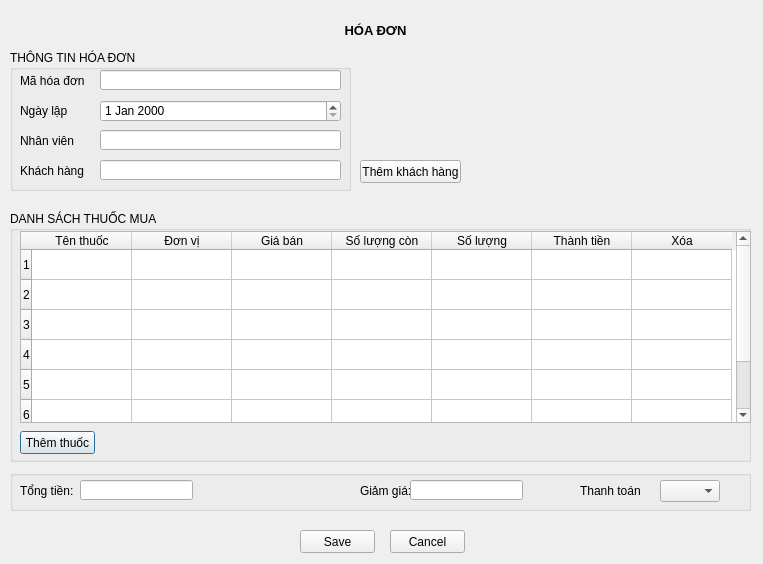
<?xml version="1.0" encoding="UTF-8"?>
<ui version="4.0">
 <class>Dialog</class>
 <widget class="QDialog" name="Dialog">
  <property name="geometry">
   <rect>
    <x>0</x>
    <y>0</y>
    <width>763</width>
    <height>564</height>
   </rect>
  </property>
  <property name="windowTitle">
   <string>Dialog</string>
  </property>
  <widget class="QGroupBox" name="invoice_information">
   <property name="geometry">
    <rect>
     <x>10</x>
     <y>50</y>
     <width>341</width>
     <height>141</height>
    </rect>
   </property>
   <property name="title">
    <string>THÔNG TIN HÓA ĐƠN</string>
   </property>
   <widget class="QLabel" name="label">
    <property name="geometry">
     <rect>
      <x>10</x>
      <y>20</y>
      <width>71</width>
      <height>21</height>
     </rect>
    </property>
    <property name="text">
     <string>Mã hóa đơn</string>
    </property>
   </widget>
   <widget class="QLabel" name="label_2">
    <property name="geometry">
     <rect>
      <x>10</x>
      <y>50</y>
      <width>71</width>
      <height>21</height>
     </rect>
    </property>
    <property name="text">
     <string>Ngày lập</string>
    </property>
   </widget>
   <widget class="QLabel" name="label_4">
    <property name="geometry">
     <rect>
      <x>10</x>
      <y>80</y>
      <width>81</width>
      <height>21</height>
     </rect>
    </property>
    <property name="text">
     <string>Nhân viên</string>
    </property>
   </widget>
   <widget class="QLabel" name="label_5">
    <property name="geometry">
     <rect>
      <x>10</x>
      <y>110</y>
      <width>81</width>
      <height>21</height>
     </rect>
    </property>
    <property name="text">
     <string>Khách hàng</string>
    </property>
   </widget>
   <widget class="QLineEdit" name="invoice_id">
    <property name="geometry">
     <rect>
      <x>90</x>
      <y>20</y>
      <width>241</width>
      <height>20</height>
     </rect>
    </property>
   </widget>
   <widget class="QDateEdit" name="invoice_date">
    <property name="geometry">
     <rect>
      <x>90</x>
      <y>50</y>
      <width>241</width>
      <height>22</height>
     </rect>
    </property>
   </widget>
   <widget class="QLineEdit" name="staff_name">
    <property name="geometry">
     <rect>
      <x>90</x>
      <y>80</y>
      <width>241</width>
      <height>20</height>
     </rect>
    </property>
   </widget>
   <widget class="QLineEdit" name="customer_phone">
    <property name="geometry">
     <rect>
      <x>90</x>
      <y>110</y>
      <width>241</width>
      <height>20</height>
     </rect>
    </property>
   </widget>
  </widget>
  <widget class="QLabel" name="label_3">
   <property name="geometry">
    <rect>
     <x>10</x>
     <y>20</y>
     <width>731</width>
     <height>20</height>
    </rect>
   </property>
   <property name="font">
    <font>
     <pointsize>10</pointsize>
     <weight>75</weight>
     <bold>true</bold>
    </font>
   </property>
   <property name="text">
    <string>HÓA ĐƠN</string>
   </property>
   <property name="alignment">
    <set>Qt::AlignCenter</set>
   </property>
  </widget>
  <widget class="QGroupBox" name="list_medicine">
   <property name="geometry">
    <rect>
     <x>10</x>
     <y>211</y>
     <width>741</width>
     <height>251</height>
    </rect>
   </property>
   <property name="title">
    <string>DANH SÁCH THUỐC MUA</string>
   </property>
   <widget class="QTableWidget" name="buy_list">
    <property name="geometry">
     <rect>
      <x>10</x>
      <y>20</y>
      <width>731</width>
      <height>192</height>
     </rect>
    </property>
    <property name="rowCount">
     <number>7</number>
    </property>
    <row/>
    <row/>
    <row/>
    <row/>
    <row/>
    <row/>
    <row/>
    <column>
     <property name="text">
      <string>Tên thuốc</string>
     </property>
    </column>
    <column>
     <property name="text">
      <string>Đơn vị</string>
     </property>
    </column>
    <column>
     <property name="text">
      <string>Giá bán</string>
     </property>
    </column>
    <column>
     <property name="text">
      <string>Số lượng còn</string>
     </property>
    </column>
    <column>
     <property name="text">
      <string>Số lượng</string>
     </property>
    </column>
    <column>
     <property name="text">
      <string>Thành tiền</string>
     </property>
    </column>
    <column>
     <property name="text">
      <string>Xóa</string>
     </property>
    </column>
   </widget>
   <widget class="QPushButton" name="add_medicine">
    <property name="geometry">
     <rect>
      <x>10</x>
      <y>220</y>
      <width>75</width>
      <height>23</height>
     </rect>
    </property>
    <property name="text">
     <string>Thêm thuốc</string>
    </property>
   </widget>
  </widget>
  <widget class="QPushButton" name="add_medicine_2">
   <property name="geometry">
    <rect>
     <x>360</x>
     <y>160</y>
     <width>101</width>
     <height>23</height>
    </rect>
   </property>
   <property name="text">
    <string>Thêm khách hàng</string>
   </property>
  </widget>
  <widget class="QGroupBox" name="groupBox">
   <property name="geometry">
    <rect>
     <x>10</x>
     <y>470</y>
     <width>741</width>
     <height>41</height>
    </rect>
   </property>
   <property name="title">
    <string/>
   </property>
   <widget class="QLabel" name="sum">
    <property name="geometry">
     <rect>
      <x>10</x>
      <y>10</y>
      <width>61</width>
      <height>21</height>
     </rect>
    </property>
    <property name="text">
     <string>Tổng tiền:</string>
    </property>
   </widget>
   <widget class="QLabel" name="coupon">
    <property name="geometry">
     <rect>
      <x>350</x>
      <y>10</y>
      <width>61</width>
      <height>21</height>
     </rect>
    </property>
    <property name="text">
     <string>Giảm giá:</string>
    </property>
   </widget>
   <widget class="QLabel" name="payment">
    <property name="geometry">
     <rect>
      <x>570</x>
      <y>10</y>
      <width>61</width>
      <height>21</height>
     </rect>
    </property>
    <property name="text">
     <string>Thanh toán:</string>
    </property>
   </widget>
   <widget class="QLineEdit" name="sum_money">
    <property name="geometry">
     <rect>
      <x>70</x>
      <y>10</y>
      <width>113</width>
      <height>20</height>
     </rect>
    </property>
   </widget>
   <widget class="QLineEdit" name="sum_money_2">
    <property name="geometry">
     <rect>
      <x>400</x>
      <y>10</y>
      <width>113</width>
      <height>20</height>
     </rect>
    </property>
    <property name="text">
     <string/>
    </property>
   </widget>
   <widget class="QComboBox" name="payment_term">
    <property name="geometry">
     <rect>
      <x>650</x>
      <y>10</y>
      <width>60</width>
      <height>22</height>
     </rect>
    </property>
   </widget>
  </widget>
  <widget class="QPushButton" name="save_button">
   <property name="geometry">
    <rect>
     <x>300</x>
     <y>530</y>
     <width>75</width>
     <height>23</height>
    </rect>
   </property>
   <property name="text">
    <string>Save</string>
   </property>
  </widget>
  <widget class="QPushButton" name="cancel_button">
   <property name="geometry">
    <rect>
     <x>390</x>
     <y>530</y>
     <width>75</width>
     <height>23</height>
    </rect>
   </property>
   <property name="text">
    <string>Cancel</string>
   </property>
  </widget>
 </widget>
 <resources/>
 <connections/>
</ui>
